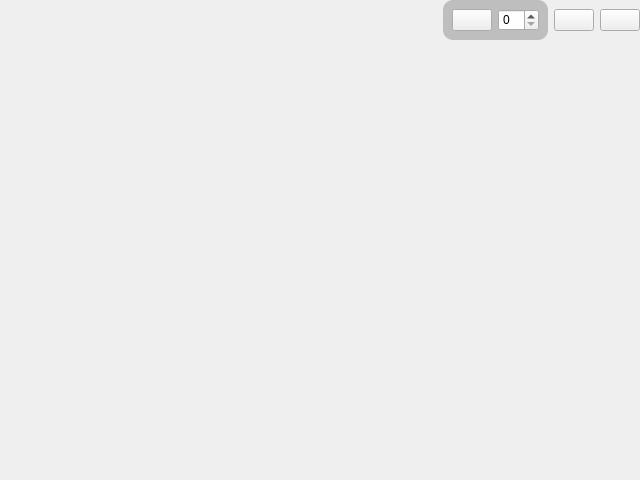
<?xml version="1.0" encoding="UTF-8"?>
<ui version="4.0">
 <class>DockWidget</class>
 <widget class="QDockWidget" name="DockWidget">
  <property name="geometry">
   <rect>
    <x>0</x>
    <y>0</y>
    <width>640</width>
    <height>480</height>
   </rect>
  </property>
  <property name="windowTitle">
   <string>DockWidget</string>
  </property>
  <widget class="QWidget" name="dockWidgetContents">
   <layout class="QGridLayout" name="gridLayout">
    <property name="leftMargin">
     <number>0</number>
    </property>
    <property name="topMargin">
     <number>0</number>
    </property>
    <property name="rightMargin">
     <number>0</number>
    </property>
    <property name="bottomMargin">
     <number>0</number>
    </property>
    <item row="0" column="0" alignment="Qt::AlignRight|Qt::AlignTop">
     <widget class="QWidget" name="horizontalWidget" native="true">
      <layout class="QHBoxLayout" name="horizontalLayout">
       <property name="leftMargin">
        <number>0</number>
       </property>
       <property name="topMargin">
        <number>0</number>
       </property>
       <property name="rightMargin">
        <number>0</number>
       </property>
       <property name="bottomMargin">
        <number>0</number>
       </property>
       <item alignment="Qt::AlignTop">
        <widget class="QWidget" name="custom_play" native="true">
         <property name="styleSheet">
          <string notr="true">#custom_play{
background-color:rgb(190, 190, 190);
border-radius: 10px;
}</string>
         </property>
         <layout class="QHBoxLayout" name="horizontalLayout_2">
          <item alignment="Qt::AlignTop">
           <widget class="QPushButton" name="pushButton">
            <property name="sizePolicy">
             <sizepolicy hsizetype="Preferred" vsizetype="Preferred">
              <horstretch>0</horstretch>
              <verstretch>0</verstretch>
             </sizepolicy>
            </property>
            <property name="text">
             <string/>
            </property>
            <property name="icon">
             <iconset>
              <normaloff>icons/skip_next.svg</normaloff>icons/skip_next.svg</iconset>
            </property>
           </widget>
          </item>
          <item alignment="Qt::AlignTop">
           <widget class="QSpinBox" name="speed">
            <property name="sizePolicy">
             <sizepolicy hsizetype="Preferred" vsizetype="Preferred">
              <horstretch>0</horstretch>
              <verstretch>0</verstretch>
             </sizepolicy>
            </property>
           </widget>
          </item>
         </layout>
        </widget>
       </item>
       <item alignment="Qt::AlignVCenter">
        <widget class="QPushButton" name="run">
         <property name="sizePolicy">
          <sizepolicy hsizetype="Preferred" vsizetype="Preferred">
           <horstretch>0</horstretch>
           <verstretch>0</verstretch>
          </sizepolicy>
         </property>
         <property name="text">
          <string/>
         </property>
         <property name="icon">
          <iconset>
           <normaloff>:icons/icons/play_arrow.svg</normaloff>:icons/icons/play_arrow.svg</iconset>
         </property>
        </widget>
       </item>
       <item alignment="Qt::AlignVCenter">
        <widget class="QPushButton" name="stop">
         <property name="sizePolicy">
          <sizepolicy hsizetype="Preferred" vsizetype="Preferred">
           <horstretch>0</horstretch>
           <verstretch>0</verstretch>
          </sizepolicy>
         </property>
         <property name="text">
          <string/>
         </property>
         <property name="icon">
          <iconset>
           <normaloff>:icons/icons/crop_5_4.svg</normaloff>:icons/icons/crop_5_4.svg</iconset>
         </property>
        </widget>
       </item>
      </layout>
     </widget>
    </item>
   </layout>
  </widget>
 </widget>
 <resources>
  <include location="res_rc.qrc"/>
 </resources>
 <connections/>
</ui>
